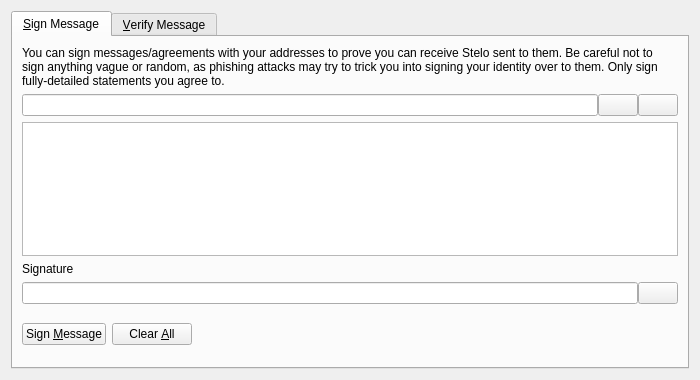
<?xml version="1.0" encoding="UTF-8"?>
<ui version="4.0">
 <class>SignVerifyMessageDialog</class>
 <widget class="QDialog" name="SignVerifyMessageDialog">
  <property name="geometry">
   <rect>
    <x>0</x>
    <y>0</y>
    <width>700</width>
    <height>380</height>
   </rect>
  </property>
  <property name="windowTitle">
   <string>Signatures - Sign / Verify a Message</string>
  </property>
  <property name="modal">
   <bool>true</bool>
  </property>
  <layout class="QVBoxLayout" name="verticalLayout">
   <item>
    <widget class="QTabWidget" name="tabWidget">
     <property name="currentIndex">
      <number>0</number>
     </property>
     <widget class="QWidget" name="tabSignMessage">
      <attribute name="title">
       <string>&amp;Sign Message</string>
      </attribute>
      <layout class="QVBoxLayout" name="verticalLayout_SM">
       <item>
        <widget class="QLabel" name="infoLabel_SM">
         <property name="text">
          <string>You can sign messages/agreements with your addresses to prove you can receive Stelo sent to them. Be careful not to sign anything vague or random, as phishing attacks may try to trick you into signing your identity over to them. Only sign fully-detailed statements you agree to.</string>
         </property>
         <property name="textFormat">
          <enum>Qt::PlainText</enum>
         </property>
         <property name="wordWrap">
          <bool>true</bool>
         </property>
        </widget>
       </item>
       <item>
        <layout class="QHBoxLayout" name="horizontalLayout_1_SM">
         <property name="spacing">
          <number>0</number>
         </property>
         <item>
          <widget class="QValidatedLineEdit" name="addressIn_SM">
           <property name="toolTip">
            <string>The Stelo address to sign the message with</string>
           </property>
          </widget>
         </item>
         <item>
          <widget class="QPushButton" name="addressBookButton_SM">
           <property name="toolTip">
            <string>Choose previously used address</string>
           </property>
           <property name="text">
            <string/>
           </property>
           <property name="shortcut">
            <string>Alt+A</string>
           </property>
           <property name="autoDefault">
            <bool>false</bool>
           </property>
          </widget>
         </item>
         <item>
          <widget class="QPushButton" name="pasteButton_SM">
           <property name="toolTip">
            <string>Paste address from clipboard</string>
           </property>
           <property name="text">
            <string/>
           </property>
           <property name="shortcut">
            <string>Alt+P</string>
           </property>
           <property name="autoDefault">
            <bool>false</bool>
           </property>
          </widget>
         </item>
        </layout>
       </item>
       <item>
        <widget class="QPlainTextEdit" name="messageIn_SM">
         <property name="toolTip">
          <string>Enter the message you want to sign here</string>
         </property>
        </widget>
       </item>
       <item>
        <widget class="QLabel" name="signatureLabel_SM">
         <property name="text">
          <string>Signature</string>
         </property>
         <property name="textFormat">
          <enum>Qt::PlainText</enum>
         </property>
        </widget>
       </item>
       <item>
        <layout class="QHBoxLayout" name="horizontalLayout_2_SM">
         <property name="spacing">
          <number>0</number>
         </property>
         <item>
          <widget class="QLineEdit" name="signatureOut_SM">
           <property name="font">
            <font>
             <italic>true</italic>
            </font>
           </property>
           <property name="readOnly">
            <bool>true</bool>
           </property>
          </widget>
         </item>
         <item>
          <widget class="QPushButton" name="copySignatureButton_SM">
           <property name="toolTip">
            <string>Copy the current signature to the system clipboard</string>
           </property>
           <property name="text">
            <string/>
           </property>
           <property name="autoDefault">
            <bool>false</bool>
           </property>
          </widget>
         </item>
        </layout>
       </item>
       <item>
        <layout class="QHBoxLayout" name="horizontalLayout_3_SM">
         <item>
          <widget class="QPushButton" name="signMessageButton_SM">
           <property name="toolTip">
            <string>Sign the message to prove you own this Stelo address</string>
           </property>
           <property name="text">
            <string>Sign &amp;Message</string>
           </property>
           <property name="autoDefault">
            <bool>false</bool>
           </property>
          </widget>
         </item>
         <item>
          <widget class="QPushButton" name="clearButton_SM">
           <property name="toolTip">
            <string>Reset all sign message fields</string>
           </property>
           <property name="text">
            <string>Clear &amp;All</string>
           </property>
           <property name="autoDefault">
            <bool>false</bool>
           </property>
          </widget>
         </item>
         <item>
          <spacer name="horizontalSpacer_1_SM">
           <property name="orientation">
            <enum>Qt::Horizontal</enum>
           </property>
           <property name="sizeHint" stdset="0">
            <size>
             <width>40</width>
             <height>48</height>
            </size>
           </property>
          </spacer>
         </item>
         <item>
          <widget class="QLabel" name="statusLabel_SM">
           <property name="font">
            <font>
             <weight>75</weight>
             <bold>true</bold>
            </font>
           </property>
           <property name="text">
            <string/>
           </property>
           <property name="wordWrap">
            <bool>true</bool>
           </property>
          </widget>
         </item>
         <item>
          <spacer name="horizontalSpacer_2_SM">
           <property name="orientation">
            <enum>Qt::Horizontal</enum>
           </property>
           <property name="sizeHint" stdset="0">
            <size>
             <width>40</width>
             <height>48</height>
            </size>
           </property>
          </spacer>
         </item>
        </layout>
       </item>
      </layout>
     </widget>
     <widget class="QWidget" name="tabVerifyMessage">
      <attribute name="title">
       <string>&amp;Verify Message</string>
      </attribute>
      <layout class="QVBoxLayout" name="verticalLayout_VM">
       <item>
        <widget class="QLabel" name="infoLabel_VM">
         <property name="text">
          <string>Enter the receiver's address, message (ensure you copy line breaks, spaces, tabs, etc. exactly) and signature below to verify the message. Be careful not to read more into the signature than what is in the signed message itself, to avoid being tricked by a man-in-the-middle attack. Note that this only proves the signing party receives with the address, it cannot prove sendership of any transaction!</string>
         </property>
         <property name="textFormat">
          <enum>Qt::PlainText</enum>
         </property>
         <property name="alignment">
          <set>Qt::AlignLeading|Qt::AlignLeft|Qt::AlignTop</set>
         </property>
         <property name="wordWrap">
          <bool>true</bool>
         </property>
        </widget>
       </item>
       <item>
        <layout class="QHBoxLayout" name="horizontalLayout_1_VM">
         <property name="spacing">
          <number>0</number>
         </property>
         <item>
          <widget class="QValidatedLineEdit" name="addressIn_VM">
           <property name="toolTip">
            <string>The Stelo address the message was signed with</string>
           </property>
          </widget>
         </item>
         <item>
          <widget class="QPushButton" name="addressBookButton_VM">
           <property name="toolTip">
            <string>Choose previously used address</string>
           </property>
           <property name="text">
            <string/>
           </property>
           <property name="shortcut">
            <string>Alt+A</string>
           </property>
           <property name="autoDefault">
            <bool>false</bool>
           </property>
          </widget>
         </item>
        </layout>
       </item>
       <item>
        <widget class="QPlainTextEdit" name="messageIn_VM"/>
       </item>
       <item>
        <widget class="QValidatedLineEdit" name="signatureIn_VM"/>
       </item>
       <item>
        <layout class="QHBoxLayout" name="horizontalLayout_2_VM">
         <item>
          <widget class="QPushButton" name="verifyMessageButton_VM">
           <property name="toolTip">
            <string>Verify the message to ensure it was signed with the specified Stelo address</string>
           </property>
           <property name="text">
            <string>Verify &amp;Message</string>
           </property>
           <property name="autoDefault">
            <bool>false</bool>
           </property>
          </widget>
         </item>
         <item>
          <widget class="QPushButton" name="clearButton_VM">
           <property name="toolTip">
            <string>Reset all verify message fields</string>
           </property>
           <property name="text">
            <string>Clear &amp;All</string>
           </property>
           <property name="autoDefault">
            <bool>false</bool>
           </property>
          </widget>
         </item>
         <item>
          <spacer name="horizontalSpacer_1_VM">
           <property name="orientation">
            <enum>Qt::Horizontal</enum>
           </property>
           <property name="sizeHint" stdset="0">
            <size>
             <width>40</width>
             <height>48</height>
            </size>
           </property>
          </spacer>
         </item>
         <item>
          <widget class="QLabel" name="statusLabel_VM">
           <property name="font">
            <font>
             <weight>75</weight>
             <bold>true</bold>
            </font>
           </property>
           <property name="text">
            <string/>
           </property>
           <property name="wordWrap">
            <bool>true</bool>
           </property>
          </widget>
         </item>
         <item>
          <spacer name="horizontalSpacer_2_VM">
           <property name="orientation">
            <enum>Qt::Horizontal</enum>
           </property>
           <property name="sizeHint" stdset="0">
            <size>
             <width>40</width>
             <height>48</height>
            </size>
           </property>
          </spacer>
         </item>
        </layout>
       </item>
      </layout>
     </widget>
    </widget>
   </item>
  </layout>
 </widget>
 <customwidgets>
  <customwidget>
   <class>QValidatedLineEdit</class>
   <extends>QLineEdit</extends>
   <header>qvalidatedlineedit.h</header>
  </customwidget>
 </customwidgets>
 <resources>
  <include location="../stelo.qrc"/>
 </resources>
 <connections/>
</ui>
